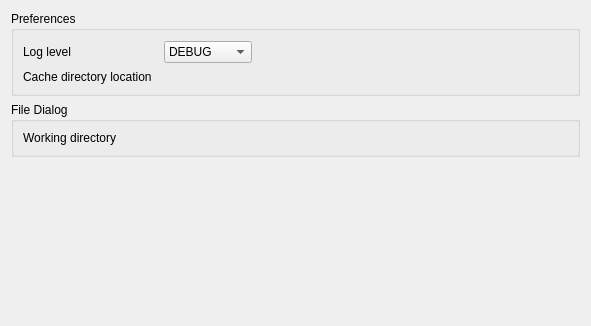
<?xml version="1.0" encoding="UTF-8"?>
<ui version="4.0">
 <class>generalPreferencesWidget</class>
 <widget class="QWidget" name="generalPreferencesWidget">
  <property name="geometry">
   <rect>
    <x>0</x>
    <y>0</y>
    <width>591</width>
    <height>326</height>
   </rect>
  </property>
  <property name="windowTitle">
   <string>Form</string>
  </property>
  <layout class="QVBoxLayout" name="verticalLayout">
   <item>
    <widget class="QGroupBox" name="preferencesGroupBox">
     <property name="title">
      <string>Preferences</string>
     </property>
     <layout class="QGridLayout" name="preferencesGridLayout">
      <property name="horizontalSpacing">
       <number>12</number>
      </property>
      <item row="0" column="0">
       <widget class="QLabel" name="loglevelLabel">
        <property name="text">
         <string>Log level</string>
        </property>
       </widget>
      </item>
      <item row="1" column="0">
       <widget class="QLabel" name="cachedirLabel">
        <property name="text">
         <string>Cache directory location</string>
        </property>
       </widget>
      </item>
      <item row="0" column="1">
       <layout class="QHBoxLayout" name="loglevelHorizontalLayout">
        <item>
         <widget class="QComboBox" name="loglevelComboBox">
          <item>
           <property name="text">
            <string>DEBUG</string>
           </property>
          </item>
          <item>
           <property name="text">
            <string>INFO</string>
           </property>
          </item>
          <item>
           <property name="text">
            <string>WARNING</string>
           </property>
          </item>
          <item>
           <property name="text">
            <string>ERROR</string>
           </property>
          </item>
          <item>
           <property name="text">
            <string>CRITICAL</string>
           </property>
          </item>
         </widget>
        </item>
        <item>
         <spacer name="loglevelHorizontalSpacer">
          <property name="orientation">
           <enum>Qt::Horizontal</enum>
          </property>
          <property name="sizeHint" stdset="0">
           <size>
            <width>138</width>
            <height>24</height>
           </size>
          </property>
         </spacer>
        </item>
       </layout>
      </item>
     </layout>
     <zorder>loglevelLabel</zorder>
     <zorder>cachedirLabel</zorder>
     <zorder></zorder>
    </widget>
   </item>
   <item>
    <widget class="QGroupBox" name="filedialogGroupBox">
     <property name="title">
      <string>File Dialog</string>
     </property>
     <layout class="QHBoxLayout" name="fileDialogHorizontalLayout">
      <item>
       <widget class="QLabel" name="workdirLabel">
        <property name="sizePolicy">
         <sizepolicy hsizetype="Minimum" vsizetype="Preferred">
          <horstretch>0</horstretch>
          <verstretch>0</verstretch>
         </sizepolicy>
        </property>
        <property name="text">
         <string>Working directory</string>
        </property>
       </widget>
      </item>
     </layout>
    </widget>
   </item>
   <item>
    <spacer name="verticalSpacer">
     <property name="orientation">
      <enum>Qt::Vertical</enum>
     </property>
     <property name="sizeHint" stdset="0">
      <size>
       <width>20</width>
       <height>40</height>
      </size>
     </property>
    </spacer>
   </item>
  </layout>
 </widget>
 <resources/>
 <connections/>
</ui>
